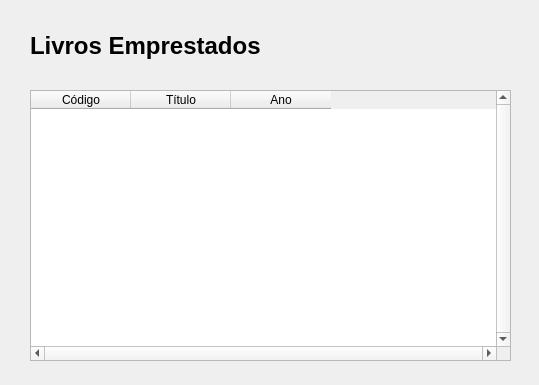
<?xml version="1.0" encoding="UTF-8"?>
<ui version="4.0">
 <class>LivrosEmprestados</class>
 <widget class="QDialog" name="LivrosEmprestados">
  <property name="geometry">
   <rect>
    <x>0</x>
    <y>0</y>
    <width>539</width>
    <height>385</height>
   </rect>
  </property>
  <property name="windowTitle">
   <string>Livros Emprestados</string>
  </property>
  <widget class="QTableWidget" name="tabelaRelatorio">
   <property name="geometry">
    <rect>
     <x>30</x>
     <y>90</y>
     <width>481</width>
     <height>271</height>
    </rect>
   </property>
   <property name="frameShape">
    <enum>QFrame::StyledPanel</enum>
   </property>
   <property name="verticalScrollBarPolicy">
    <enum>Qt::ScrollBarAlwaysOn</enum>
   </property>
   <property name="horizontalScrollBarPolicy">
    <enum>Qt::ScrollBarAlwaysOn</enum>
   </property>
   <property name="sizeAdjustPolicy">
    <enum>QAbstractScrollArea::AdjustToContents</enum>
   </property>
   <property name="editTriggers">
    <set>QAbstractItemView::NoEditTriggers</set>
   </property>
   <property name="dragEnabled">
    <bool>false</bool>
   </property>
   <attribute name="horizontalHeaderShowSortIndicator" stdset="0">
    <bool>false</bool>
   </attribute>
   <attribute name="horizontalHeaderStretchLastSection">
    <bool>false</bool>
   </attribute>
   <column>
    <property name="text">
     <string>Código</string>
    </property>
   </column>
   <column>
    <property name="text">
     <string>Título</string>
    </property>
   </column>
   <column>
    <property name="text">
     <string>Ano</string>
    </property>
   </column>
  </widget>
  <widget class="QLabel" name="BigText">
   <property name="geometry">
    <rect>
     <x>30</x>
     <y>20</y>
     <width>231</width>
     <height>51</height>
    </rect>
   </property>
   <property name="font">
    <font>
     <pointsize>18</pointsize>
     <weight>75</weight>
     <bold>true</bold>
    </font>
   </property>
   <property name="text">
    <string>Livros Emprestados</string>
   </property>
  </widget>
 </widget>
 <resources/>
 <connections/>
</ui>
